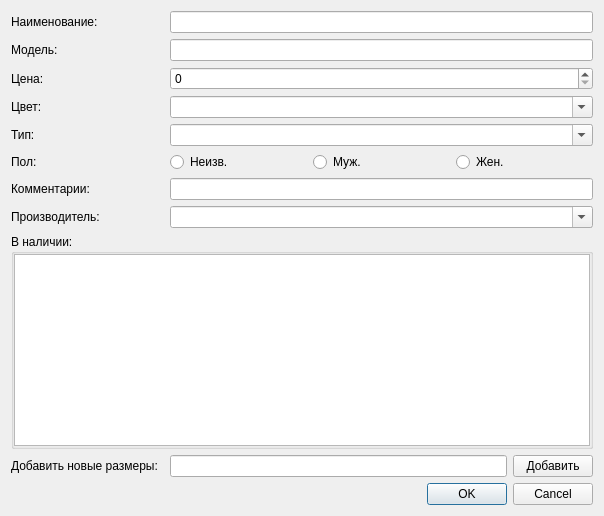
<?xml version="1.0" encoding="UTF-8"?>
<ui version="4.0">
 <class>dlgEditConsignment</class>
 <widget class="QDialog" name="dlgEditConsignment">
  <property name="geometry">
   <rect>
    <x>0</x>
    <y>0</y>
    <width>604</width>
    <height>492</height>
   </rect>
  </property>
  <property name="windowTitle">
   <string>Редактирование данных товара</string>
  </property>
  <layout class="QGridLayout" name="gridLayout">
   <item row="3" column="2">
    <widget class="QSpinBox" name="spnCost">
     <property name="minimum">
      <number>0</number>
     </property>
     <property name="maximum">
      <number>100000</number>
     </property>
     <property name="singleStep">
      <number>50</number>
     </property>
    </widget>
   </item>
   <item row="3" column="0">
    <widget class="QLabel" name="lblCost">
     <property name="text">
      <string>Цена:</string>
     </property>
    </widget>
   </item>
   <item row="9" column="0" colspan="3">
    <widget class="QGroupBox" name="gbProducts">
     <property name="sizePolicy">
      <sizepolicy hsizetype="Preferred" vsizetype="MinimumExpanding">
       <horstretch>0</horstretch>
       <verstretch>0</verstretch>
      </sizepolicy>
     </property>
     <property name="minimumSize">
      <size>
       <width>0</width>
       <height>0</height>
      </size>
     </property>
     <property name="title">
      <string>В наличии: </string>
     </property>
     <property name="flat">
      <bool>true</bool>
     </property>
     <layout class="QHBoxLayout" name="horizontalLayout">
      <property name="spacing">
       <number>0</number>
      </property>
      <property name="margin">
       <number>0</number>
      </property>
      <item>
       <widget class="QTableView" name="tvProducts">
        <property name="selectionMode">
         <enum>QAbstractItemView::SingleSelection</enum>
        </property>
        <property name="selectionBehavior">
         <enum>QAbstractItemView::SelectRows</enum>
        </property>
        <attribute name="horizontalHeaderStretchLastSection">
         <bool>true</bool>
        </attribute>
        <attribute name="verticalHeaderDefaultSectionSize">
         <number>19</number>
        </attribute>
       </widget>
      </item>
     </layout>
    </widget>
   </item>
   <item row="11" column="0" colspan="3">
    <widget class="QDialogButtonBox" name="btnBox">
     <property name="standardButtons">
      <set>QDialogButtonBox::Cancel|QDialogButtonBox::Ok</set>
     </property>
    </widget>
   </item>
   <item row="7" column="2">
    <widget class="QLineEdit" name="edtComment"/>
   </item>
   <item row="4" column="2">
    <widget class="QComboBox" name="cbColor">
     <property name="editable">
      <bool>true</bool>
     </property>
    </widget>
   </item>
   <item row="5" column="2">
    <widget class="QComboBox" name="cbType">
     <property name="editable">
      <bool>true</bool>
     </property>
    </widget>
   </item>
   <item row="8" column="0">
    <widget class="QLabel" name="lblCountry">
     <property name="text">
      <string>Производитель:</string>
     </property>
    </widget>
   </item>
   <item row="7" column="0">
    <widget class="QLabel" name="lblComment">
     <property name="text">
      <string>Комментарии:</string>
     </property>
    </widget>
   </item>
   <item row="4" column="0">
    <widget class="QLabel" name="lblColor">
     <property name="text">
      <string>Цвет:</string>
     </property>
    </widget>
   </item>
   <item row="8" column="2">
    <widget class="QComboBox" name="cbCountry">
     <property name="editable">
      <bool>true</bool>
     </property>
    </widget>
   </item>
   <item row="5" column="0">
    <widget class="QLabel" name="lblType">
     <property name="text">
      <string>Тип:</string>
     </property>
    </widget>
   </item>
   <item row="6" column="0">
    <widget class="QLabel" name="lblGender">
     <property name="text">
      <string>Пол:</string>
     </property>
    </widget>
   </item>
   <item row="0" column="2">
    <widget class="QLineEdit" name="edtName"/>
   </item>
   <item row="2" column="0">
    <widget class="QLabel" name="lblModel">
     <property name="text">
      <string>Модель:</string>
     </property>
    </widget>
   </item>
   <item row="2" column="2">
    <widget class="QLineEdit" name="edtModel"/>
   </item>
   <item row="0" column="0">
    <widget class="QLabel" name="lblName">
     <property name="text">
      <string>Наименование:</string>
     </property>
    </widget>
   </item>
   <item row="6" column="2">
    <layout class="QHBoxLayout" name="ltGender">
     <item>
      <widget class="QRadioButton" name="rbtnUnknown">
       <property name="text">
        <string>Неизв.</string>
       </property>
      </widget>
     </item>
     <item>
      <widget class="QRadioButton" name="rbtnMale">
       <property name="text">
        <string>Муж.</string>
       </property>
      </widget>
     </item>
     <item>
      <widget class="QRadioButton" name="rbtnFemale">
       <property name="text">
        <string>Жен.</string>
       </property>
      </widget>
     </item>
    </layout>
   </item>
   <item row="10" column="0">
    <widget class="QLabel" name="lblAddNewSizes">
     <property name="text">
      <string>Добавить новые размеры:</string>
     </property>
    </widget>
   </item>
   <item row="10" column="2">
    <layout class="QHBoxLayout" name="ltAddNewSizes">
     <property name="sizeConstraint">
      <enum>QLayout::SetDefaultConstraint</enum>
     </property>
     <item>
      <widget class="QLineEdit" name="edtAddNewSizes"/>
     </item>
     <item>
      <widget class="QPushButton" name="btnAddNewSizes">
       <property name="text">
        <string>Добавить</string>
       </property>
      </widget>
     </item>
    </layout>
   </item>
  </layout>
 </widget>
 <resources/>
 <connections/>
</ui>
